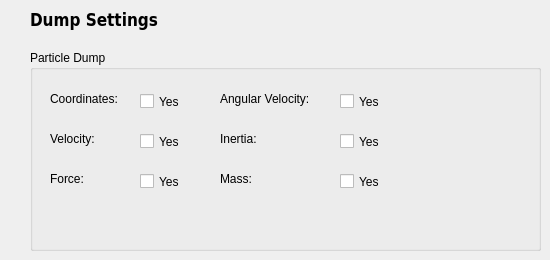
      <widget class="QWidget" name="page_7">
       <widget class="QLabel" name="label_23">
        <property name="geometry">
         <rect>
          <x>30</x>
          <y>10</y>
          <width>151</width>
          <height>21</height>
         </rect>
        </property>
        <property name="font">
         <font>
          <family>DejaVu Sans Condensed</family>
          <pointsize>13</pointsize>
          <weight>75</weight>
          <bold>true</bold>
         </font>
        </property>
        <property name="text">
         <string>Dump Settings</string>
        </property>
        <property name="textFormat">
         <enum>Qt::RichText</enum>
        </property>
       </widget>
       <widget class="QGroupBox" name="groupBox_6">
        <property name="geometry">
         <rect>
          <x>30</x>
          <y>50</y>
          <width>511</width>
          <height>201</height>
         </rect>
        </property>
        <property name="title">
         <string>Particle Dump</string>
        </property>
        <widget class="QLabel" name="label_112">
         <property name="geometry">
          <rect>
           <x>20</x>
           <y>40</y>
           <width>91</width>
           <height>17</height>
          </rect>
         </property>
         <property name="text">
          <string>Coordinates:</string>
         </property>
        </widget>
        <widget class="QLabel" name="label_113">
         <property name="geometry">
          <rect>
           <x>20</x>
           <y>80</y>
           <width>91</width>
           <height>17</height>
          </rect>
         </property>
         <property name="text">
          <string>Velocity:</string>
         </property>
        </widget>
        <widget class="QLabel" name="label_114">
         <property name="geometry">
          <rect>
           <x>20</x>
           <y>120</y>
           <width>91</width>
           <height>17</height>
          </rect>
         </property>
         <property name="text">
          <string>Force:</string>
         </property>
        </widget>
        <widget class="QLabel" name="label_115">
         <property name="geometry">
          <rect>
           <x>190</x>
           <y>40</y>
           <width>111</width>
           <height>17</height>
          </rect>
         </property>
         <property name="text">
          <string>Angular Velocity:</string>
         </property>
        </widget>
        <widget class="QLabel" name="label_116">
         <property name="geometry">
          <rect>
           <x>190</x>
           <y>80</y>
           <width>91</width>
           <height>17</height>
          </rect>
         </property>
         <property name="text">
          <string>Inertia:</string>
         </property>
        </widget>
        <widget class="QLabel" name="label_117">
         <property name="geometry">
          <rect>
           <x>190</x>
           <y>120</y>
           <width>91</width>
           <height>17</height>
          </rect>
         </property>
         <property name="text">
          <string>Mass:</string>
         </property>
        </widget>
        <widget class="QCheckBox" name="chk_coordinates">
         <property name="geometry">
          <rect>
           <x>110</x>
           <y>40</y>
           <width>82</width>
           <height>23</height>
          </rect>
         </property>
         <property name="text">
          <string>Yes</string>
         </property>
        </widget>
        <widget class="QCheckBox" name="chk_velocity">
         <property name="geometry">
          <rect>
           <x>110</x>
           <y>80</y>
           <width>82</width>
           <height>23</height>
          </rect>
         </property>
         <property name="text">
          <string>Yes</string>
         </property>
        </widget>
        <widget class="QCheckBox" name="chk_force">
         <property name="geometry">
          <rect>
           <x>110</x>
           <y>120</y>
           <width>82</width>
           <height>23</height>
          </rect>
         </property>
         <property name="text">
          <string>Yes</string>
         </property>
        </widget>
        <widget class="QCheckBox" name="chk_angularvelocity">
         <property name="geometry">
          <rect>
           <x>310</x>
           <y>40</y>
           <width>82</width>
           <height>23</height>
          </rect>
         </property>
         <property name="text">
          <string>Yes</string>
         </property>
        </widget>
        <widget class="QCheckBox" name="chk_inertia">
         <property name="geometry">
          <rect>
           <x>310</x>
           <y>80</y>
           <width>82</width>
           <height>23</height>
          </rect>
         </property>
         <property name="text">
          <string>Yes</string>
         </property>
        </widget>
        <widget class="QCheckBox" name="chk_mass">
         <property name="geometry">
          <rect>
           <x>310</x>
           <y>120</y>
           <width>82</width>
           <height>23</height>
          </rect>
         </property>
         <property name="text">
          <string>Yes</string>
         </property>
        </widget>
       </widget>
      </widget>
